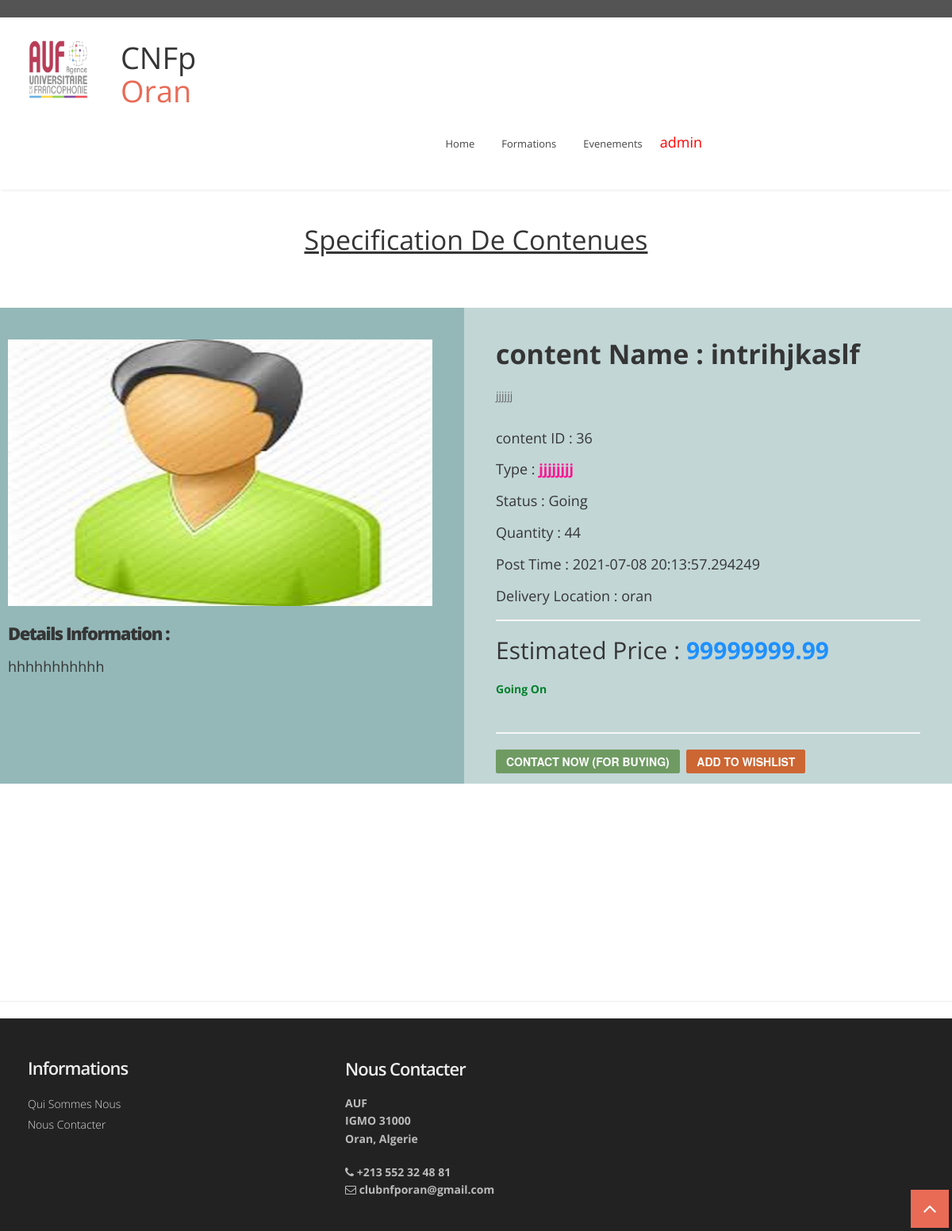
Page /details.php?content_id=36 (signed in) on the committed database.
### tables this page shows
CREATE TABLE `content_images` (
  `cont_image_id` int(20) NOT NULL,
  `content_id` int(20) NOT NULL,
  `filename` varchar(100) NOT NULL,
  `img_user` varchar(20) NOT NULL
);

CREATE TABLE `content` (
  `b_content_id` int(20) NOT NULL,
  `b_username` varchar(25) NOT NULL,
  `b_name` varchar(25) NOT NULL,
  `b_email` varchar(25) NOT NULL,
  `b_phone` varchar(25) NOT NULL,
  `category` varchar(15) NOT NULL,
  `type` varchar(15) NOT NULL,
  `content_name` varchar(25) NOT NULL,
  `est_price` double(10,2) NOT NULL,
  `quantity` varchar(10) NOT NULL,
  `cont_details` varchar(30) NOT NULL,
  `de_place` varchar(25) NOT NULL,
  `content_status` varchar(15) NOT NULL DEFAULT 'Going',
  `post_time` timestamp(6) NOT NULL DEFAULT current_timestamp(6)
);

### details.php (the view, shortened to what this page needs)
<!DOCTYPE html>
<html lang="en">
<head>
</head>
<body>
<?php
   include 'menu.php' ;
  ?>
    <br></br>
    <h2 class="set-title" align="center"><u> Specification De Contenues </h2></u>
    <br></br>
    <div class="row">
  <div class="column" style="background-color:#94b8b8;" >
  <?php
  include 'connection.php';
   $p_id = $_GET['content_id'];
   $sql = "SELECT * FROM content ,content_images
      WHERE content.b_content_id = content_images.content_id
      AND content.b_content_id= $p_id LIMIT 1";
  if ($result = mysqli_query($conn, $sql))
 {
       while ($row = mysqli_fetch_assoc($result))
      {
        echo "
               <center>
                 <img id='item-display' src='" . $row['filename'] . "' alt=''></img>
              </center>
              <br />
              <h5><strong>Details Information : </strong> &nbsp; </h5>
              <h6 color='white'> " . $row['cont_details'] . "</h6>
              ";
      }
  }
       ?>
  </div>
  <div class="column" style="background-color:#c2d6d6;">
  <?php
include 'connection.php';
$status = 'Going';
$p_id = $_GET['content_id'];
$sql = "SELECT * FROM content,content_images
WHERE content.b_content_id=content_images.content_id
AND content.b_content_id= $p_id LIMIT 1";
   if ($result = mysqli_query($conn, $sql))
  {
        while ($row = mysqli_fetch_assoc($result))
       {
      $ps = $row['content_status'];
       if ($ps == $status)
      {
        echo "
        <div class='content-title'><h2><b>content Name : " . $row['content_name'] . "</b></h2></div>
         <p>" . $row['category'] . "</p>
         <br>
         <h6>content ID : " . $row['b_content_id'] . "</h6>
         <h6> Type : <b> <font color='#FF1493'> " . $row['type'] . " </font></b></h6>
         <h6> Status : " . $row['content_status'] . "</h6>
         <h6>Quantity : " . $row['quantity'] . "</h6>
         <h6>Post Time : " . $row['post_time'] . "</h6>
         <h6>Delivery Location : " . $row['de_place'] . "</h6>
         <hr>
         <div class='content-price'><h3>Estimated Price : <b><font color='#1E90FF'> " . $row['est_price'] . "</font></b></h3></div>
          <div class='content-stock'>
          <b><font color='#00802b'>Going On</font></div>
          </hr>
          ";
          echo "
           <br>
          <hr>
          <div class='btn-group cart'>
          <a onclick='window.location.href='##';' href='####' data-target='#contact' data-toggle='modal'>
          <button type='button' class='btn btn-success'> CONTACT NOW (FOR BUYING)</button></a>
          </div>
          <div class='btn-group wishlist'>
          <button type='button' class='btn btn-danger'>ADD TO WISHLIST </button>
          </div>
          <br>
          <br>
          <br>
            </div>
          </div>
        </div>
      </div>
    </div>
                ";
      }
    }
  }
    ?>
<br/>
<br/>
<br/>
<br/>
<br/>
<br/>
<br/>
<br/>
<br/>
<br/>
<hr/>
              <?php include 'footer.php'?>
</body>
</html>

### menu.php (shortened to what this page needs)
 <head>
  <link href="css/bootstrap.css" rel="stylesheet" />
  <link href="css/bootstrap-responsive.css" rel="stylesheet" />
  <link href="css/flexslider.css" rel="stylesheet" />
  <link href="css/prettyPhoto.css" rel="stylesheet" />
  <link href="css/camera.css" rel="stylesheet" />
  <link href="css/jquery.bxslider.css" rel="stylesheet" />
  <link href="css/style.css" rel="stylesheet" />
  <link href="css/menubar.css" rel="stylesheet" />
  <link href="color/default.css" rel="stylesheet" />
</head>
<body>
<div id="wrapper">
  <header>
    <div class="top">
      <div class="container">
        <div class="row">
          <div class="span6">
          </div>
     <div class="span6">
      </div>
        </div>
      </div>
    </div>
    <div class="container">
      <div class="row nomargin">
        <div class="span3">
           <div class="logo-image" id="logo">
              <a href="index.php"><img src="img/logo/logo.png" class="img-fluid" /></a>
            </div>
 <h1 class="animated fadeInDown" size="30px">&nbsp;&nbsp;&nbsp;&nbsp;CNFp<span class="colored"> &nbsp;&nbsp;&nbsp;&nbsp;Oran</span></h1>
        </div>
        <div class="span9">
          <div class="navbar navbar-static-top">
            <div class="navigation">
              <nav>
                <ul class="nav topnav">
                 <li><a class ="btn btn-large btn-primary" href="index.php">Home</a></li>
                 <li><a class ="btn btn-large btn-primary" href="formation.php">Formations</a></li>
                 <li><a class ="btn btn-large btn-primary" href="event.php">Evenements</a></li>
             <?php
                  if(isset($_SESSION['user_name']))
                 {
             ?>
           <div class="dropdown">
             <button class="dropbtn">
    <?php
      $use = $_SESSION['user_name'];
      $conn = mysqli_connect("localhost","root","","AUF");
      $sql_admin = "SELECT * FROM admin WHERE username='$use'";
            if($result = mysqli_query($conn,$sql_admin))
            {
                 while ($row = $result->fetch_assoc())
                {
                      $f = $row["username"];
                      echo '<tr>
                             <td><h6 style="color:red"> '.$f.'</h6></td>
                            </tr>';
                      echo"
                          </button>
                          <div class='dropdown-content'>
                          <a href='admin_profile.php'>Admin Profile</a>
                          <hr><a href='admin_logout.php' class='w3-bar-item w3-button w-3-padding-10px'>Logout</a></hr>
                          </div> " ;
                     }
               }
    ?>
 <?php
 }
?>
                </ul>
              </nav>
            </div>
          </div>
        </div>
      </div>
    </div>
  </header>
</body>

### css/style.css (style rules this page uses)
body { font-family: 'Open Sans', sans-serif; font-size: 14px; font-weight: 400; line-height: 1.6em; color: #656565; }
a { color: #4b5056; }
.bold { font-weight: 900; }
#logo { font-size: 20px; font-weight: bold; font-family: sans-serif; font-stretch: semi-condensed; text-shadow: 3px darkblue; }
.container { padding: 0 20px 0 20px; position: relative; }
#wrapper { width: 100%; margin: 0; padding: 0; }
.row { margin-bottom: 30px; }
.row.nomargin { margin-bottom: 0; }
header { background: #fff; margin: 0; padding: 0 0 20px; position: relative; z-index: 2000; -webkit-box-shadow: 0 2px 4px -2px #ddd; -moz-box-shadow: 0 2px 4px -2px #ddd; box-shadow: 0 2px 4px -2px #ddd; }
header .top { padding: 10px 0 10px; margin: 0 0 30px; background: #545454; }
header .top .row { margin-bottom: 0; }
header .navigation { float: right; }
header ul.nav li { border: none; margin: 0; }
header ul.nav li a { border: none; font-weight: 400; }
.navbar .nav>li>a { font-size: 13px; color: #444; text-shadow: none; }

### color/default.css (style rules this page uses)
h1 span.colored, h2 span.colored,h3 span.colored,h4 span.colored,h5 span.colored,h6 span.colored { color:#e96b56; }

### css/overwrite.css (style rules this page uses)
h1, h2, h3, h4, h5, h6 { font-family:'Open Sans', sans-serif; color:#353535; font-weight:400; line-height:1.1em; margin-top:0; }
h1 { font-size:38px; margin-bottom:24px; }
h2 { font-size:34px; margin-bottom:22px; }
h3 { font-size:30px; margin-bottom:22px; }
h5 { font-size:22px; margin-bottom:20px; }
h6 { font-size:18px; margin-bottom:20px; }
h1 strong,h2 strong,h3 strong,h4 strong,h5 strong,h6 strong { font-weight:800; letter-spacing:-1.5px; }
ul, ol { padding: 0; margin: 0 0 10px 25px; }
li { line-height: 1.6em; }
.btn { font-size: 14px; font-weight:600; text-shadow: none; background-image:none; border-color: none; border-bottom-color: none; -webkit-box-shadow: none; -moz-box-shadow: none; box-shadow: none; }
.btn { outline:0; -webkit-border-radius: 2px; -moz-border-radius: 2px; border-radius: 2px; }
a.btn,.btn:focus { outline:0; }
.btn-large { font-size: 22px; padding: 18px 30px; font-weight:700; -webkit-border-radius: 6px; -moz-border-radius: 6px; border-radius: 6px; }
.btn-group > .btn:first-child { -webkit-border-bottom-left-radius: 2px; border-bottom-left-radius: 2px; -webkit-border-top-left-radius: 2px; border-top-left-radius: 2px; -moz-border-radius-bottomleft: 2px; -moz-border-radius-topleft: 2px; }
.btn-group > .btn:last-child, .btn-group > .dropdown-toggle { -webkit-border-top-right-radius: 2px; border-top-right-radius: 2px; -webkit-border-bottom-right-radius: 2px; border-bottom-right-radius: 2px; -moz-border-radius-topright: 2px; -moz-border-radius-bottomright: 2px; }
.btn-primary { outline:0; background: #36739D; border-color:#36739D; }
.btn-success { background: #6F9B63; border-color:#6F9B63; }
.btn-danger { background: #cc6633; border-color:#cc6633; }
.navbar .nav { border-right:none; border-left:none; }
.navbar .nav > li > a { float: none; font-size:13px; margin-left:10px; margin-right:0; text-decoration: none; text-shadow: none; border-right:none; border-left:none; color: #fff; border:2px solid transparent; padding:4px 10px 4px 10px; background-image: none; background: none; }

### details.php (style rules this page uses)
* { box-sizing: border-box; }
.column { float: left; width: 50%; padding: 40px; height: 600px; }
.row:after { content: ""; display: table; clear: both; }

### menu.php (style rules this page uses)
.logo-image { width: 110px; height: 110px; overflow: hidden; margin-top: -4px; opacity: 0.8; }
.span3 { display: flex; align-items: center; }
.dropbtn { background-color: white; color: black; padding: 10px; font-size: 14px; border: none; }
.dropdown { position: relative; display: inline-block; }

### rows in the picture
content_images: filename (placeholder picture), content.cont_details "hhhhhhhhhhh", content.content_name "intrihjkaslf", content.category "jjjjjj", content.b_content_id "36", content.type "jjjjjjjj", content.content_status "Going", content.quantity "44", content.post_time "2021-07-08 20:13:57.294249", content.de_place "oran", content.est_price "99999999.99"

### other values in the picture
$f "admin"
